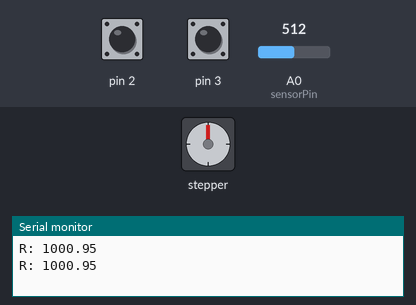
Bench run of a sketch on a simulated Arduino Uno, built with avr-gcc and run on an emulated ATmega328P. Shown: stepper motor, the last lines printed to the serial monitor. The inputs (shaded band) are chosen by the test bench; at power-on: pin 3 HIGH, A0 (sensorPin) = 512, pin 2 HIGH. Stepper angles assume 2048 steps per turn.

Above: at 1.8 s.
1.9 s: pin 3 pulled LOW for 1.2 s
At 3.4 s:
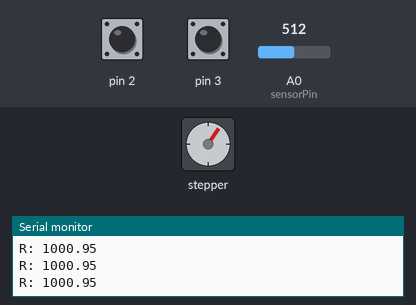
4.6 s: A0 (sensorPin) set to 1010
6.1 s: A0 (sensorPin) set to 1023
9.2 s: pin 2 pulled LOW for 1.2 s
At 10.23 s:
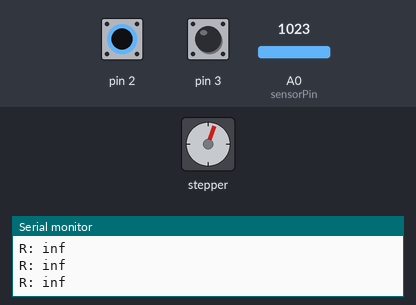
12.0 s: pin 2 pulled LOW for 1.2 s
At 14.3 s:
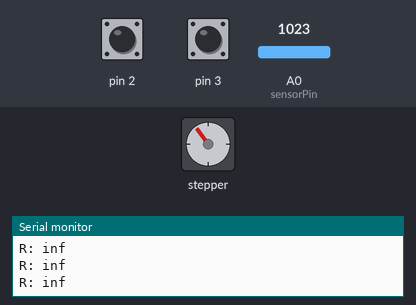
14.8 s: pin 2 pulled LOW for 3.2 s
At 16.6 s:
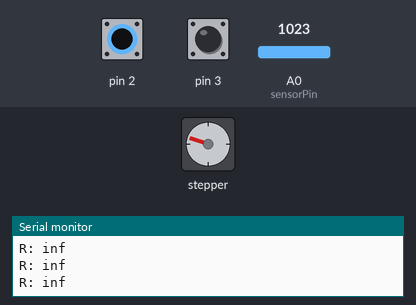
Timing chart, 0 to 18.1 s (numbered marks = the images above; inputs shaded):
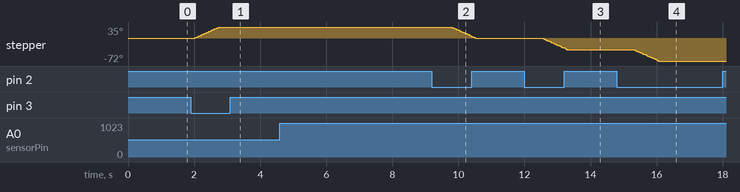

The sketch:

751_Lab_3.ino
```cpp
#include "Stepper.h"
#define STEPS  32
Stepper small_stepper(STEPS, 8, 10, 9, 11);

const int sensorPin = A0;
int sensorValue = 0;
float Vin = 5;
float Vout = 0;
float Rref = 999;
float R = 0;
volatile int state = 0;
int Meter, Angle;

void setup ()
{
  Serial.begin(9600);
  pinMode(2, INPUT_PULLUP);
  pinMode(3, INPUT_PULLUP);
  attachInterrupt(digitalPinToInterrupt(2), Reset, FALLING);
  attachInterrupt(digitalPinToInterrupt(3), Start, FALLING);
  small_stepper.setSpeed(500);
}

void loop ()
{
  sensorValue = analogRead(sensorPin);
  Vout = (Vin * sensorValue) / 1023;
  R = Rref * (1 / ((Vin / Vout) - 1));
  Serial.print("R: ");
  Serial.println(R);
  delay(1000);

  Meter=map((R),0,10000,0,2048);
  //Angle=map((Meter),0,60,0,2048);

  if (state==2)
  {
    small_stepper.step(Angle);
  }

  if (state==1)
  {
   small_stepper.step(-Angle);
  }
   state=0;
}

void Reset()
{
  if(digitalRead(2)==LOW)
  {
    state=1;
    Angle=Angle;
  }
  else
  {
    state=0;
  }
}

void Start()
{
    if(digitalRead(3)==LOW)
  {
    state=2;
    Angle=Meter;
  }
  else
  {
    state=0;
  }
}
```

Measured:
- after the input at 1.9 s, stepper: turns 35° clockwise in 0.72 s, starting after 0.12 s
- after the input at 9.2 s, stepper: turns 35° counter-clockwise in 0.74 s, starting after 0.58 s
- after the input at 12.0 s, stepper: turns 36° counter-clockwise in 0.74 s, starting after 0.55 s
- after the input at 14.8 s, stepper: turns 36° counter-clockwise in 0.74 s, starting after 0.52 s
